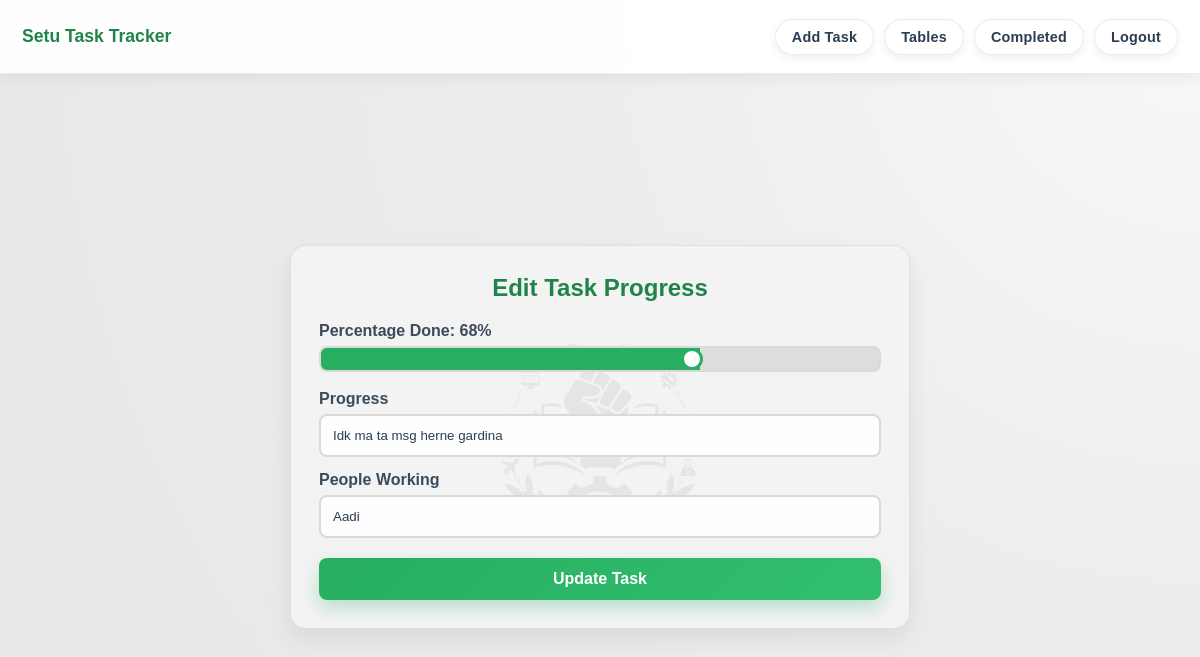
/edit/11 (signed in), run on the app's committed database.
### tables this page shows
CREATE TABLE tasks(
    tid INTEGER PRIMARY KEY AUTOINCREMENT,
    title TEXT NOT NULL,
    description TEXT NOT NULL,
    assigned_to INTEGER NOT NULL,
    assigned_by INTEGER NOT NULL,
    progress REAL NOT NULL DEFAULT 0,
    assigned_date TEXT NOT NULL,
    deadline TEXT NOT NULL,
    people_working TEXT,
    visibility TEXT NOT NULL DEFAULT 'public',
    completed INTEGER NOT NULL DEFAULT 0,
    progress_text TEXT,
    FOREIGN KEY (assigned_to) REFERENCES users(UID),
    FOREIGN KEY (assigned_by) REFERENCES users(UID)
);

### main.py (the view)
@app.get("/edit/<tid>")
@login_required
def getEditPage(tid):
    query = """
    select * from tasks
    where tid = ?;
    """
    conn= getdb()
    row = conn.execute(query,(tid,)).fetchone()
    if row is None:
        return redirect(url_for('getMainPage'))
    if row["assigned_to"]!= int(session["userid"]):
        return redirect(url_for('getMainPage'))
    conn.close()
    return render_template("edit.html",task=row)

### main.py (called while the page is built)
def getdb():
    conn = sqlite3.connect("app.db")
    conn.row_factory = sqlite3.Row
    conn.execute("PRAGMA foreign_keys = ON")
    conn.execute("PRAGMA journal_mode = WAL")
    return conn

def login_required(func):
    @wraps(func)
    def wrapper(*args, **kwargs):
        if "username" not in session:
            return redirect(url_for('getLoginPage'))
        return func(*args, **kwargs)
    return wrapper

### templates/edit.html (shortened to what this page needs)
{% extends "base.html" %}
{% block styles %}
<link rel="stylesheet" href="{{ url_for('static', filename='edit.css') }}">
{% endblock %}
{% block content %}
    <form class="editBody" action="{{url_for('edit')}}" method="POST">
        <h2>Edit Task Progress</h2>
        <label for="myRange">Percentage Done: <span id="sliderValue">50</span>%</label>
        <div class="slidecontainer">
            <input type="range" min="0" max="100" value="{{task.progress}}" class="slider" id="myRange" name="progress">
        </div>
        <label for="Progress">Progress</label>
        <input type="text" name="progresstext" id="Progress" placeholder="Enter progress details" value="{{'' if task.progress_text is none else task.progress_text}}">
        <label for="PeopleWorking">People Working</label>
        <input type="text" name="peopleworking" id="PeopleWorking" placeholder="Who's working on this?" value="{{'' if task.people_working is none else task.people_working}}">
        <button type="submit">Update Task</button>
    </form>
{% endblock %}

### static/style.css (style rules this page uses)
* { margin: 0; padding: 0; box-sizing: border-box; font-family: Arial, Helvetica, sans-serif; }
:root { --bg-page: #ededed; --bg-card: #f3f3f3; --bg-input: rgba(255, 255, 255, 0.92); --text-main: #2c3e50; --text-muted: #5f6f7f; --border-soft: rgba(0, 0, 0, 0.08); --accent: #27ae60; --accent-dark: #1e8449; --danger: #ae2727; --shadow-soft: 0 10px 24px rgba(0, 0, 0, 0.08); }
body { min-height: 100vh; background: radial-gradient(circle at top right, #f8f8f8 0%, var(--bg-page) 42%, #e7e7e7 100%); color: var(--text-main); }
#search, #visibility-data, #tasktype-data, .adminFilled input, .adminFilled select, .adminFilled textarea, .editBody input, .editBody select, .editBody textarea { width: 100%; border: 2px solid #d9d9d9; border-radius: 8px; padding: 11px 12px; background: var(--bg-input); color: var(--text-main); transition: border-color 0.25s ease, box-shadow 0.25s ease, transform 0.25s ease; }
.editButton, .finishButton, .deleteButton, button[type="submit"], button[type="button"] { border: none; border-radius: 8px; color: #fff; font-weight: 700; padding: 10px 14px; cursor: pointer; transition: transform 0.2s ease, box-shadow 0.2s ease, background-color 0.2s ease; }
.editButton, .finishButton, button[type="submit"], button[type="button"] { background: linear-gradient(135deg, var(--accent), #32bf70); box-shadow: 0 6px 16px rgba(39, 174, 96, 0.28); }
.adminFilled, .editBody { width: min(700px, 100%); background: var(--bg-card); border: 1px solid var(--border-soft); border-radius: 16px; box-shadow: var(--shadow-soft); padding: 26px; position: relative; overflow: hidden; }
.adminFilled::before, .editBody::before { content: ""; position: absolute; inset: 0; background: url("./images/fsulogo.jpg") center/45% no-repeat; opacity: 0.06; pointer-events: none; }
.adminFilled > *, .editBody > * { position: relative; z-index: 1; }
.editBody h2 { color: var(--accent-dark); text-align: center; margin-bottom: 14px; }
.adminFilled label, .editBody label { display: block; margin-top: 12px; margin-bottom: 6px; color: #3a4a5a; font-weight: 700; }
.slidecontainer { width: 100%; margin-bottom: 8px; }
.slider { -webkit-appearance: none; appearance: none; width: 100%; height: 9px; border-radius: 999px; background: linear-gradient(to right, var(--accent) 0%, var(--accent) 50%, #d8d8d8 50%, #d8d8d8 100%); outline: none; }

### static/edit.css (style rules this page uses)
* { margin: 0; padding: 0; box-sizing: border-box; font-family: Arial, Helvetica, sans-serif; }
:root { --bg-page: #ededed; --bg-card: #f3f3f3; --border-soft: rgba(0, 0, 0, 0.08); --accent: #27ae60; --accent-dark: #1e8449; }
body { min-height: 100vh; display: block; background-color: var(--bg-page); }
.editBody { width: min(620px, 100%); background-color: var(--bg-card); border: 1px solid var(--border-soft); border-radius: 16px; padding: 28px; box-shadow: 0 10px 24px rgba(0, 0, 0, 0.08); position: relative; overflow: hidden; }
.editBody::before { content: ""; position: absolute; inset: 0; background: url("./images/fsulogo.jpg") center/45% no-repeat; opacity: 0.06; pointer-events: none; }
.editBody > * { position: relative; z-index: 1; }
.editBody h2 { color: var(--accent-dark); margin-bottom: 20px; text-align: center; }
.editBody label { display: block; margin-top: 14px; margin-bottom: 6px; font-weight: 700; color: #3b4b5b; }
.editBody input[type="text"], .editBody textarea, .editBody select { width: 100%; border: 2px solid #d9d9d9; border-radius: 8px; padding: 12px; background-color: rgba(255, 255, 255, 0.92); transition: all 0.25s ease; }
.slidecontainer { width: 100%; margin-bottom: 8px; }
.slider { -webkit-appearance: none; appearance: none; width: 100%; height: 9px; border-radius: 999px; background: linear-gradient(to right, var(--accent) 0%, var(--accent) 50%, #d8d8d8 50%, #d8d8d8 100%); outline: none; }
.editBody button[type="submit"] { margin-top: 20px; width: 100%; background: linear-gradient(135deg, var(--accent), #32bf70); color: #fff; border: none; border-radius: 8px; padding: 12px; font-size: 16px; font-weight: 700; cursor: pointer; box-shadow: 0 8px 18px rgba(39, 174, 96, 0.28); transition: all 0.2s ease; }

### data on the page
tasks: progress "68", progresstext "Idk ma ta msg herne gardina", peopleworking "Aadi"
